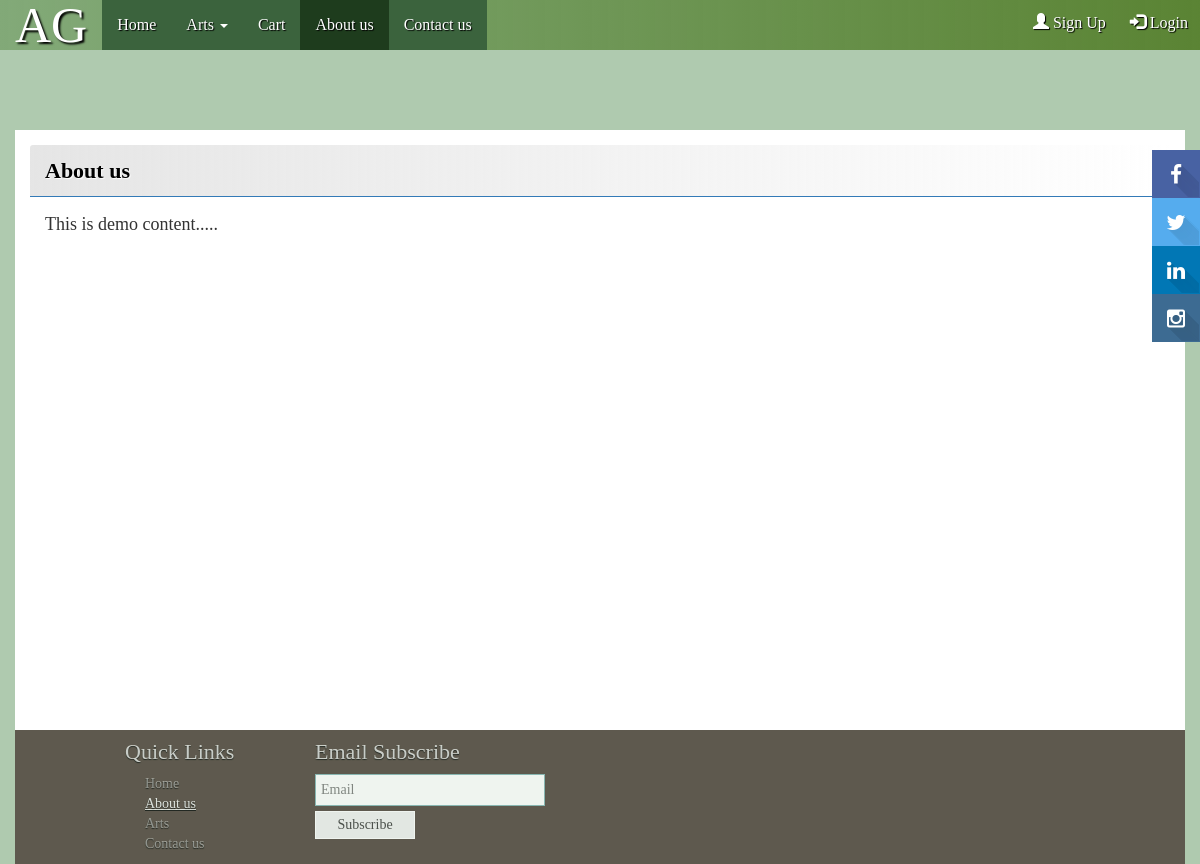
/about_us.php, run on an earlier commit of the app's database.
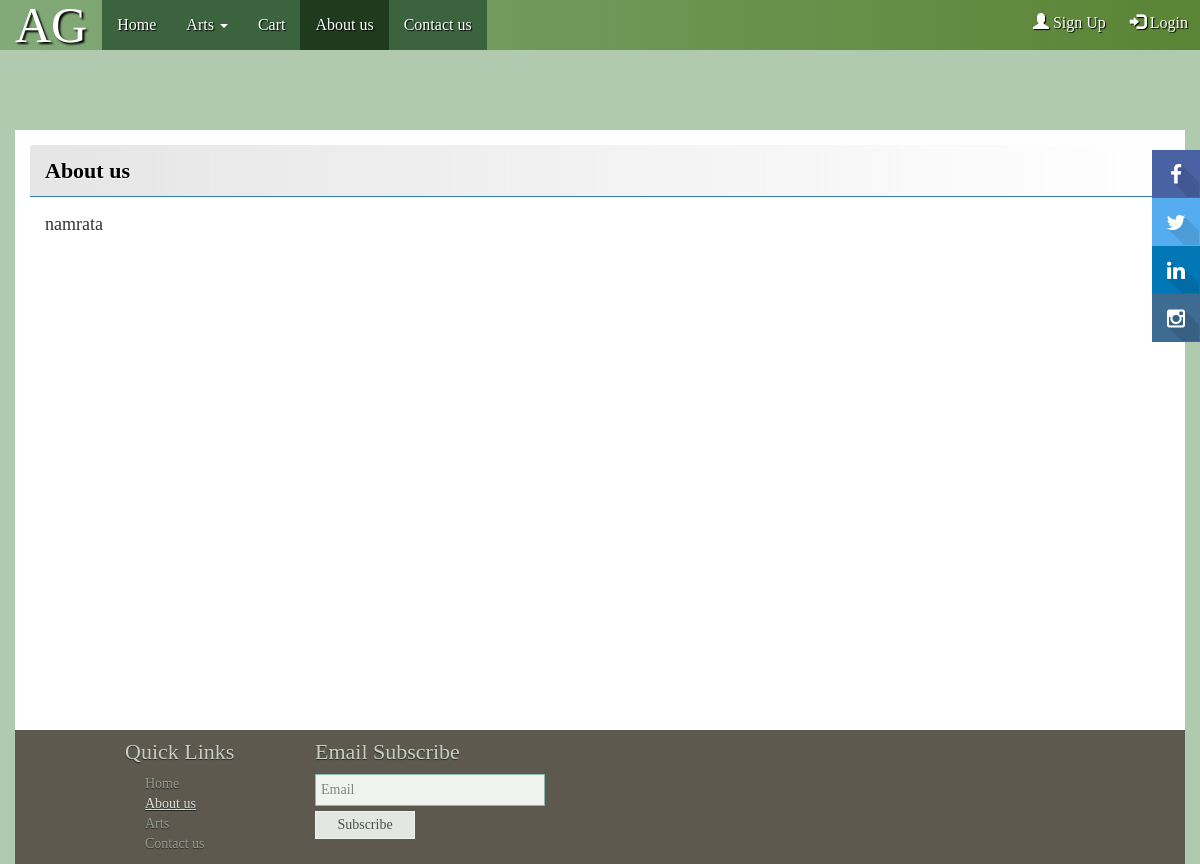
And on a later commit of the database.
### tables this page shows
CREATE TABLE `pages` (
  `p_id` int(11) NOT NULL,
  `page_nm` varchar(50) NOT NULL,
  `page_desc` text NOT NULL
);

### about_us.php (the view, shortened to what this page needs)
<?php
		require_once('header.php');
		include('Admin/conn.php');
		$query="select * from pages where page_nm='about_us'";
		$result=mysqli_query($link,$query)  or die("Error fetching data.".mysqli_error($link));
		$row=mysqli_fetch_assoc($result);
		$desc=$row['page_desc'];
?>
		<div class="container about_container">
                <div class="panel panel-primary">
				  <div class="panel-heading">About us</div>
                  <div class="panel-body">
                    <p class="about_us_info">
                        <?php echo $desc; ?>
                    </p>
                  </div>
                </div>
		</div>
<?php
	require('footer.php');
?>

What changed in the data, as far as the page shows it:
changed pages: page_desc "This is demo content....." → "namrata"
